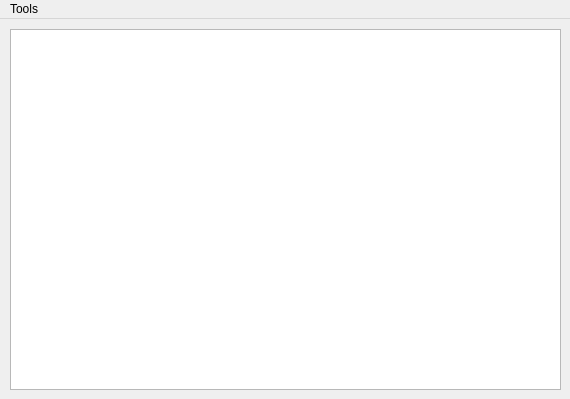
<?xml version="1.0" encoding="UTF-8"?>
<ui version="4.0">
 <class>EditorWindow</class>
 <widget class="QMainWindow" name="EditorWindow">
  <property name="geometry">
   <rect>
    <x>0</x>
    <y>0</y>
    <width>570</width>
    <height>399</height>
   </rect>
  </property>
  <property name="windowTitle">
   <string>EditorWindow</string>
  </property>
  <widget class="QWidget" name="centralwidget">
   <widget class="QTextEdit" name="textEdit">
    <property name="geometry">
     <rect>
      <x>10</x>
      <y>10</y>
      <width>551</width>
      <height>361</height>
     </rect>
    </property>
    <property name="lineWrapMode">
     <enum>QTextEdit::WidgetWidth</enum>
    </property>
    <property name="lineWrapColumnOrWidth">
     <number>80</number>
    </property>
   </widget>
  </widget>
  <widget class="QMenuBar" name="menubar">
   <property name="geometry">
    <rect>
     <x>0</x>
     <y>0</y>
     <width>570</width>
     <height>22</height>
    </rect>
   </property>
   <widget class="QMenu" name="menuTools">
    <property name="title">
     <string>Tools</string>
    </property>
    <addaction name="actionInsert_string"/>
    <addaction name="actionInsert_many_strings"/>
    <addaction name="actionDelete_string"/>
    <addaction name="separator"/>
    <addaction name="actionInsert_substring"/>
    <addaction name="actionChange_letter"/>
    <addaction name="actionChange_substring"/>
    <addaction name="separator"/>
    <addaction name="actionCompress_numbers"/>
    <addaction name="actionMake_cool_number_sequance"/>
    <addaction name="actionChange_stars"/>
    <addaction name="actionDelete_groups"/>
   </widget>
   <addaction name="menuTools"/>
  </widget>
  <action name="actionInsert_string">
   <property name="text">
    <string>Вставить строку</string>
   </property>
   <property name="toolTip">
    <string>Вставить строку</string>
   </property>
  </action>
  <action name="actionInsert_many_strings">
   <property name="text">
    <string>Вставить много строк</string>
   </property>
   <property name="toolTip">
    <string>Вставить много строк</string>
   </property>
  </action>
  <action name="actionDelete_string">
   <property name="text">
    <string>Удалить строку</string>
   </property>
   <property name="toolTip">
    <string>Удалить строку</string>
   </property>
  </action>
  <action name="actionInsert_substring">
   <property name="text">
    <string>Вставить подстроку</string>
   </property>
   <property name="toolTip">
    <string>Вставить подстроку</string>
   </property>
  </action>
  <action name="actionChange_letter">
   <property name="text">
    <string>Изменить символ</string>
   </property>
   <property name="toolTip">
    <string>Изменить символ</string>
   </property>
  </action>
  <action name="actionChange_substring">
   <property name="text">
    <string>Заменить подстроку</string>
   </property>
   <property name="toolTip">
    <string>Заменить подстроку</string>
   </property>
  </action>
  <action name="actionCompress_numbers">
   <property name="text">
    <string>Сжать числа</string>
   </property>
   <property name="toolTip">
    <string>Сжать числа</string>
   </property>
  </action>
  <action name="actionMake_cool_number_sequance">
   <property name="text">
    <string>Сделать красивые чиселки</string>
   </property>
   <property name="toolTip">
    <string>Сделать красивые чиселки</string>
   </property>
  </action>
  <action name="actionChange_stars">
   <property name="text">
    <string>Поменять звёздочки на плюсики</string>
   </property>
  </action>
  <action name="actionDelete_groups">
   <property name="text">
    <string>Удалить выделенные группы</string>
   </property>
  </action>
 </widget>
 <resources/>
 <connections/>
</ui>
